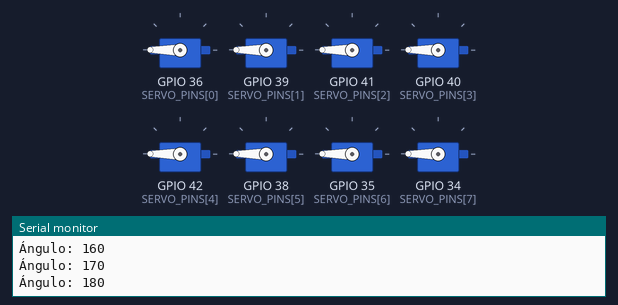
Recording of a sketch running on a simulated ESP32. Parts: 8 × servo, the last lines printed to the serial monitor.

Above: at 6.9 s.
At 9.8 s:
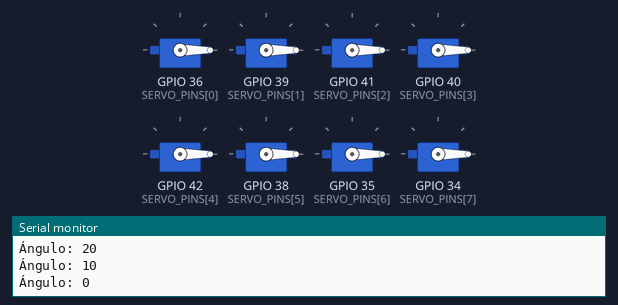
At 16.4 s:
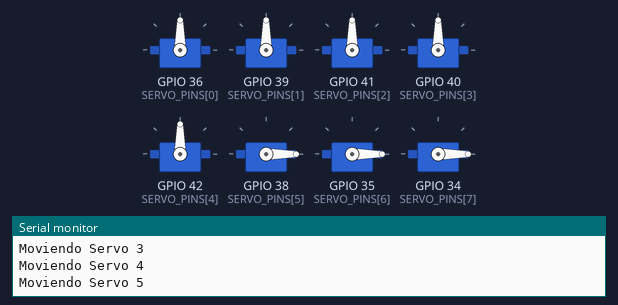
At 23.4 s:
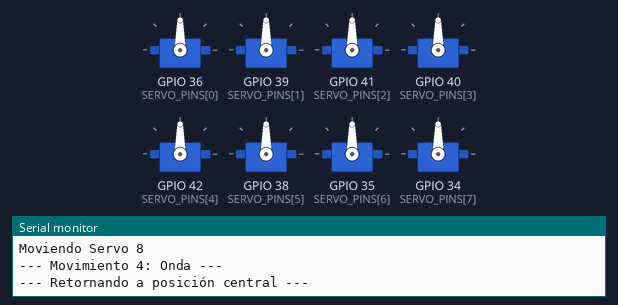
At 31.9 s:
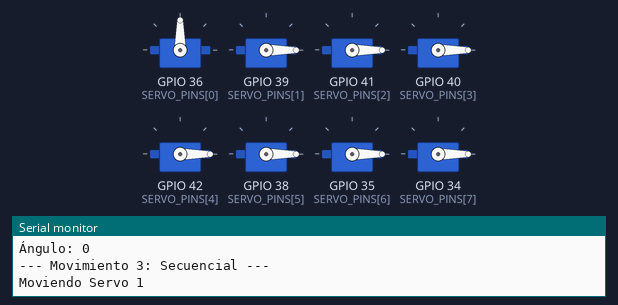
At 39.1 s:
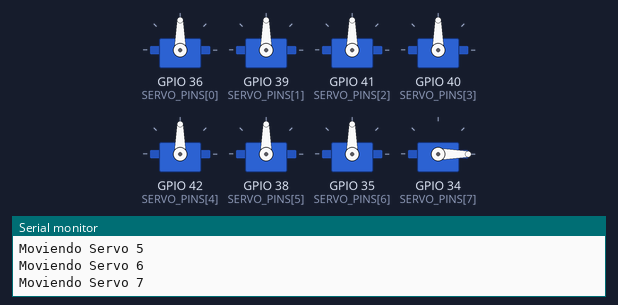
Timing chart, 0 to 40.0 s (numbered marks = the images above):
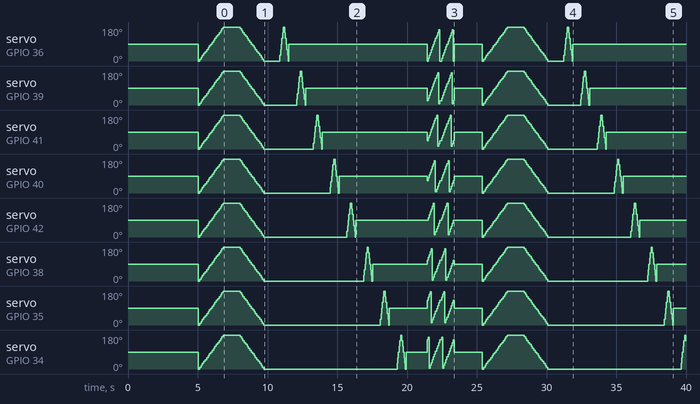

Measured:
- by itself, servo on GPIO 36 (SERVO_PINS[0]): 90° → 0° at 5.0 s, → 10° 0.10 s later, → 20° 0.10 s later, → 30° 0.10 s later, … (126 changes in this stretch)
- by itself, servo on GPIO 39 (SERVO_PINS[1]): 90° → 0° at 5.0 s, → 10° 0.10 s later, → 20° 0.10 s later, → 30° 0.10 s later, … (126 changes in this stretch)

The sketch:

ESP32_MicroServo_Control.ino
```cpp
#include <ESP32Servo.h>

// Definición de pines para los 8 microservos
const int SERVO_PINS[] = {36, 39, 41, 40, 42, 38, 35, 34};
const int NUM_SERVOS = 8;

// Crear instancias de servos
Servo servos[NUM_SERVOS];

void setup() {
  Serial.begin(115200);
  delay(1000);

  Serial.println("\n\n");
  Serial.println("========================================");
  Serial.println("ESP32 - Control de 8 Microservos");
  Serial.println("========================================");

  // Inicializar cada servo en su pin correspondiente
  for (int i = 0; i < NUM_SERVOS; i++) {
    servos[i].attach(SERVO_PINS[i], 1000, 2000);
    Serial.print("Servo ");
    Serial.print(i + 1);
    Serial.print(" inicializado en GPIO pin: ");
    Serial.println(SERVO_PINS[i]);
  }

  delay(2000);

  // Posicionar todos los servos a 90 grados (posición central)
  Serial.println("\nPosicionando todos los servos a 90°...");
  for (int i = 0; i < NUM_SERVOS; i++) {
    servos[i].write(90);
  }
  delay(2000);

  Serial.println("¡Sistema listo!");
  Serial.println("Iniciando secuencia de movimiento...\n");
}

void loop() {
  // Secuencia 1: Todos los servos se mueven de 0° a 180°
  Serial.println("--- Movimiento 1: Barrido 0° a 180° ---");
  for (int angulo = 0; angulo <= 180; angulo += 10) {
    for (int i = 0; i < NUM_SERVOS; i++) {
      servos[i].write(angulo);
    }
    Serial.print("Ángulo: ");
    Serial.println(angulo);
    delay(100);
  }

  delay(1000);

  // Secuencia 2: Todos los servos se mueven de 180° a 0°
  Serial.println("--- Movimiento 2: Barrido 180° a 0° ---");
  for (int angulo = 180; angulo >= 0; angulo -= 10) {
    for (int i = 0; i < NUM_SERVOS; i++) {
      servos[i].write(angulo);
    }
    Serial.print("Ángulo: ");
    Serial.println(angulo);
    delay(100);
  }

  delay(1000);

  // Secuencia 3: Movimiento secuencial (uno por uno)
  Serial.println("--- Movimiento 3: Secuencial ---");
  for (int i = 0; i < NUM_SERVOS; i++) {
    Serial.print("Moviendo Servo ");
    Serial.println(i + 1);

    // Mover de 0° a 180°
    for (int angulo = 0; angulo <= 180; angulo += 30) {
      servos[i].write(angulo);
      delay(50);
    }

    // Mover de 180° a 0°
    for (int angulo = 180; angulo >= 0; angulo -= 30) {
      servos[i].write(angulo);
      delay(50);
    }

    // Posición central
    servos[i].write(90);
    delay(500);
  }

  delay(1000);

  // Secuencia 4: Onda (movimiento gradual)
  Serial.println("--- Movimiento 4: Onda ---");
  for (int vuelta = 0; vuelta < 2; vuelta++) {
    for (int angulo = 0; angulo <= 180; angulo += 15) {
      for (int i = 0; i < NUM_SERVOS; i++) {
        // Crear efecto de onda con desfase
        int desfase = (angulo + (i * 22)) % 180;
        servos[i].write(desfase);
      }
      delay(75);
    }
  }

  // Todos a posición central
  Serial.println("--- Retornando a posición central ---");
  for (int i = 0; i < NUM_SERVOS; i++) {
    servos[i].write(90);
  }

  delay(2000);
  Serial.println("\nSecuencia completada. Repitiendo...\n");
}

/*
 * INSTRUCCIONES DE USO:
 *
 * 1. Descarga e instala la librería "ESP32Servo" desde el Gestor de Librerías de Arduino IDE
 * 2. Conecta los microservos:
 *    - Pin señal -> GPIO del ESP32 (según los pines definidos)
 *    - VCC -> 5V (preferiblemente con fuente externa)
 *    - GND -> GND común (conectar GND del ESP32 con GND de la fuente)
 * 3. Carga este código en la ESP32
 * 4. Abre el Monitor Serial a 115200 baud para ver el progreso
 *
 * RANGO DE MOVIMIENTO:
 * - 0° = Posición mínima (izquierda)
 * - 90° = Posición central
 * - 180° = Posición máxima (derecha)
 *
 * PERSONALIZACIÓN:
 * - Cambia los delay() para ajustar velocidad de movimiento
 * - Modifica los ángulos según necesites
 * - Agrega nuevas secuencias duplicando los patrones existentes
 */
```
